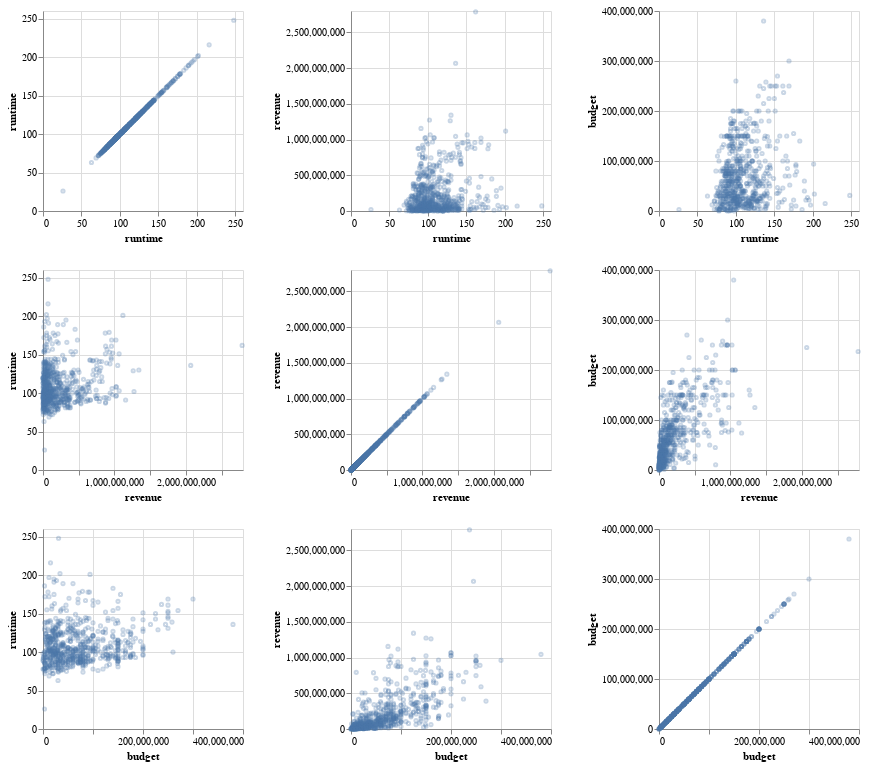

This figure's notebook cell:
### Markdown cell above
When we don't give any named parameters to `repeat` and `alt.repeat`,
they use the default,
which is `repeat` and then you can wrap with `columns=2` if you want more than one row.
We could use this technique to create a what is usually called a scatter plot matrix (or pairplot),
where we repeat numerical columns on both axes to investigate their pairwise relationships.

### Code cell
alt.Chart(movies).mark_point(opacity=0.3, size=10).encode(
     alt.X(alt.repeat('row')).type('quantitative'),
     alt.Y(alt.repeat('column')).type('quantitative')
).properties(
    width=200,
    height=200
).repeat(
    column=['runtime', 'revenue', 'budget'],
    row=['runtime', 'revenue', 'budget']
)

### Figure 1 — Vega specification as saved in the notebook (floating-point values rounded to 4 significant figures; data arrays with more than 128 entries replaced by an {"elided": "..."} marker saying what was removed)
{"$schema": "https://vega.github.io/schema/vega/v5.json", "data": [{"name": "source_0"}, {"name": "data_0", "values": {"elided": "680 records"}}, {"name": "data_1", "values": {"elided": "680 records"}}, {"name": "data_2", "values": {"elided": "680 records"}}, {"name": "data_3", "values": {"elided": "680 records"}}, {"name": "data_4", "values": {"elided": "680 records"}}, {"name": "data_5", "values": {"elided": "680 records"}}, {"name": "data_0_child__row_runtimecolumn_runtime_x_domain_runtime", "values": [{"min": 26, "max": 248}]}, {"name": "data_0_child__row_runtimecolumn_runtime_y_domain_runtime", "values": [{"min": 26, "max": 248}]}, {"name": "data_1_child__row_runtimecolumn_revenue_x_domain_runtime", "values": [{"min": 26, "max": 248}]}, {"name": "data_1_child__row_runtimecolumn_revenue_y_domain_revenue", "values": [{"min": 16, "max": 2787965087}]}, {"name": "data_2_child__row_runtimecolumn_budget_x_domain_runtime", "values": [{"min": 26, "max": 248}]}, {"name": "data_2_child__row_runtimecolumn_budget_y_domain_budget", "values": [{"min": 8, "max": 380000000}]}, {"name": "data_1_child__row_revenuecolumn_runtime_x_domain_revenue", "values": [{"min": 16, "max": 2787965087}]}, {"name": "data_1_child__row_revenuecolumn_runtime_y_domain_runtime", "values": [{"min": 26, "max": 248}]}, {"name": "data_3_child__row_revenuecolumn_revenue_x_domain_revenue", "values": [{"min": 16, "max": 2787965087}]}, {"name": "data_3_child__row_revenuecolumn_revenue_y_domain_revenue", "values": [{"min": 16, "max": 2787965087}]}, {"name": "data_4_child__row_revenuecolumn_budget_x_domain_revenue", "values": [{"min": 16, "max": 2787965087}]}, {"name": "data_4_child__row_revenuecolumn_budget_y_domain_budget", "values": [{"min": 8, "max": 380000000}]}, {"name": "data_2_child__row_budgetcolumn_runtime_x_domain_budget", "values": [{"min": 8, "max": 380000000}]}, {"name": "data_2_child__row_budgetcolumn_runtime_y_domain_runtime", "values": [{"min": 26, "max": 248}]}, {"name": "data_4_child__row_budgetcolumn_revenue_x_domain_budget", "values": [{"min": 8, "max": 380000000}]}, {"name": "data_4_child__row_budgetcolumn_revenue_y_domain_revenue", "values": [{"min": 16, "max": 2787965087}]}, {"name": "data_5_child__row_budgetcolumn_budget_x_domain_budget", "values": [{"min": 8, "max": 380000000}]}, {"name": "data_5_child__row_budgetcolumn_budget_y_domain_budget", "values": [{"min": 8, "max": 380000000}]}], "signals": [{"name": "childWidth", "value": 200}, {"name": "childHeight", "value": 200}], "marks": [{"type": "group", "name": "child__row_runtimecolumn_runtime_group", "encode": {"update": {"width": {"signal": "childWidth"}, "height": {"signal": "childHeight"}}}, "marks": [{"type": "symbol", "name": "child__row_runtimecolumn_runtime_marks", "from": {"data": "data_0"}, "encode": {"update": {"opacity": {"value": 0.3}, "y": {"field": "runtime", "scale": "child__row_runtimecolumn_runtime_y"}, "size": {"value": 10}, "fill": {"value": "transparent"}, "stroke": {"value": "#4c78a8"}, "x": {"field": "runtime", "scale": "child__row_runtimecolumn_runtime_x"}}}, "style": ["point"]}], "axes": [{"scale": "child__row_runtimecolumn_runtime_x", "gridScale": "child__row_runtimecolumn_runtime_y", "maxExtent": 0, "orient": "bottom", "tickCount": {"signal": "ceil(childWidth/40)"}, "aria": false, "zindex": 0, "minExtent": 0, "labels": false, "ticks": false, "grid": true, "domain": false}, {"scale": "child__row_runtimecolumn_runtime_y", "domain": false, "orient": "left", "gridScale": "child__row_runtimecolumn_runtime_x", "labels": false, "maxExtent": 0, "minExtent": 0, "grid": true, "ticks": false, "aria": false, "tickCount": {"signal": "ceil(childHeight/40)"}, "zindex": 0}, {"scale": "child__row_runtimecolumn_runtime_x", "grid": false, "zindex": 0, "orient": "bottom", "title": "runtime", "labelOverlap": true, "labelFlush": true, "tickCount": {"signal": "ceil(childWidth/40)"}}, {"scale": "child__row_runtimecolumn_runtime_y", "orient": "left", "title": "runtime", "tickCount": {"signal": "ceil(childHeight/40)"}, "zindex": 0, "grid": false, "labelOverlap": true}], "style": "cell"}, {"type": "group", "name": "child__row_runtimecolumn_revenue_group", "encode": {"update": {"width": {"signal": "childWidth"}, "height": {"signal": "childHeight"}}}, "marks": [{"type": "symbol", "name": "child__row_runtimecolumn_revenue_marks", "from": {"data": "data_1"}, "encode": {"update": {"fill": {"value": "transparent"}, "stroke": {"value": "#4c78a8"}, "y": {"field": "revenue", "scale": "child__row_runtimecolumn_revenue_y"}, "opacity": {"value": 0.3}, "size": {"value": 10}, "x": {"field": "runtime", "scale": "child__row_runtimecolumn_revenue_x"}}}, "style": ["point"]}], "axes": [{"scale": "child__row_runtimecolumn_revenue_x", "grid": true, "labels": false, "aria": false, "maxExtent": 0, "orient": "bottom", "tickCount": {"signal": "ceil(childWidth/40)"}, "gridScale": "child__row_runtimecolumn_revenue_y", "minExtent": 0, "ticks": false, "zindex": 0, "domain": false}, {"scale": "child__row_runtimecolumn_revenue_y", "orient": "left", "minExtent": 0, "ticks": false, "labels": false, "zindex": 0, "domain": false, "grid": true, "maxExtent": 0, "aria": false, "tickCount": {"signal": "ceil(childHeight/40)"}, "gridScale": "child__row_runtimecolumn_revenue_x"}, {"scale": "child__row_runtimecolumn_revenue_x", "orient": "bottom", "labelFlush": true, "zindex": 0, "tickCount": {"signal": "ceil(childWidth/40)"}, "labelOverlap": true, "title": "runtime", "grid": false}, {"scale": "child__row_runtimecolumn_revenue_y", "orient": "left", "title": "revenue", "labelOverlap": true, "tickCount": {"signal": "ceil(childHeight/40)"}, "zindex": 0, "grid": false}], "style": "cell"}, {"type": "group", "name": "child__row_runtimecolumn_budget_group", "encode": {"update": {"height": {"signal": "childHeight"}, "width": {"signal": "childWidth"}}}, "marks": [{"type": "symbol", "name": "child__row_runtimecolumn_budget_marks", "from": {"data": "data_2"}, "encode": {"update": {"y": {"field": "budget", "scale": "child__row_runtimecolumn_budget_y"}, "opacity": {"value": 0.3}, "size": {"value": 10}, "fill": {"value": "transparent"}, "x": {"field": "runtime", "scale": "child__row_runtimecolumn_budget_x"}, "stroke": {"value": "#4c78a8"}}}, "style": ["point"]}], "axes": [{"scale": "child__row_runtimecolumn_budget_x", "gridScale": "child__row_runtimecolumn_budget_y", "maxExtent": 0, "domain": false, "ticks": false, "tickCount": {"signal": "ceil(childWidth/40)"}, "zindex": 0, "orient": "bottom", "grid": true, "aria": false, "minExtent": 0, "labels": false}, {"scale": "child__row_runtimecolumn_budget_y", "ticks": false, "gridScale": "child__row_runtimecolumn_budget_x", "orient": "left", "domain": false, "zindex": 0, "labels": false, "tickCount": {"signal": "ceil(childHeight/40)"}, "maxExtent": 0, "grid": true, "aria": false, "minExtent": 0}, {"scale": "child__row_runtimecolumn_budget_x", "tickCount": {"signal": "ceil(childWidth/40)"}, "zindex": 0, "title": "runtime", "orient": "bottom", "grid": false, "labelFlush": true, "labelOverlap": true}, {"scale": "child__row_runtimecolumn_budget_y", "title": "budget", "orient": "left", "labelOverlap": true, "zindex": 0, "tickCount": {"signal": "ceil(childHeight/40)"}, "grid": false}], "style": "cell"}, {"type": "group", "name": "child__row_revenuecolumn_runtime_group", "encode": {"update": {"height": {"signal": "childHeight"}, "width": {"signal": "childWidth"}}}, "marks": [{"type": "symbol", "name": "child__row_revenuecolumn_runtime_marks", "from": {"data": "data_1"}, "encode": {"update": {"y": {"field": "runtime", "scale": "child__row_revenuecolumn_runtime_y"}, "size": {"value": 10}, "fill": {"value": "transparent"}, "x": {"field": "revenue", "scale": "child__row_revenuecolumn_runtime_x"}, "stroke": {"value": "#4c78a8"}, "opacity": {"value": 0.3}}}, "style": ["point"]}], "axes": [{"scale": "child__row_revenuecolumn_runtime_x", "orient": "bottom", "ticks": false, "zindex": 0, "tickCount": {"signal": "ceil(childWidth/40)"}, "aria": false, "grid": true, "gridScale": "child__row_revenuecolumn_runtime_y", "domain": false, "labels": false, "minExtent": 0, "maxExtent": 0}, {"scale": "child__row_revenuecolumn_runtime_y", "domain": false, "gridScale": "child__row_revenuecolumn_runtime_x", "tickCount": {"signal": "ceil(childHeight/40)"}, "labels": false, "orient": "left", "maxExtent": 0, "minExtent": 0, "ticks": false, "grid": true, "zindex": 0, "aria": false}, {"scale": "child__row_revenuecolumn_runtime_x", "tickCount": {"signal": "ceil(childWidth/40)"}, "title": "revenue", "orient": "bottom", "grid": false, "labelFlush": true, "labelOverlap": true, "zindex": 0}, {"scale": "child__row_revenuecolumn_runtime_y", "tickCount": {"signal": "ceil(childHeight/40)"}, "orient": "left", "grid": false, "title": "runtime", "zindex": 0, "labelOverlap": true}], "style": "cell"}, {"type": "group", "name": "child__row_revenuecolumn_revenue_group", "encode": {"update": {"width": {"signal": "childWidth"}, "height": {"signal": "childHeight"}}}, "marks": [{"type": "symbol", "name": "child__row_revenuecolumn_revenue_marks", "from": {"data": "data_3"}, "encode": {"update": {"stroke": {"value": "#4c78a8"}, "size": {"value": 10}, "opacity": {"value": 0.3}, "fill": {"value": "transparent"}, "x": {"field": "revenue", "scale": "child__row_revenuecolumn_revenue_x"}, "y": {"field": "revenue", "scale": "child__row_revenuecolumn_revenue_y"}}}, "style": ["point"]}], "axes": [{"scale": "child__row_revenuecolumn_revenue_x", "gridScale": "child__row_revenuecolumn_revenue_y", "grid": true, "minExtent": 0, "ticks": false, "tickCount": {"signal": "ceil(childWidth/40)"}, "orient": "bottom", "domain": false, "maxExtent": 0, "zindex": 0, "aria": false, "labels": false}, {"scale": "child__row_revenuecolumn_revenue_y", "labels": false, "maxExtent": 0, "zindex": 0, "gridScale": "child__row_revenuecolumn_revenue_x", "aria": false, "ticks": false, "orient": "left", "tickCount": {"signal": "ceil(childHeight/40)"}, "domain": false, "grid": true, "minExtent": 0}, {"scale": "child__row_revenuecolumn_revenue_x", "zindex": 0, "labelFlush": true, "tickCount": {"signal": "ceil(childWidth/40)"}, "title": "revenue", "labelOverlap": true, "orient": "bottom", "grid": false}, {"scale": "child__row_revenuecolumn_revenue_y", "grid": false, "tickCount": {"signal": "ceil(childHeight/40)"}, "labelOverlap": true, "zindex": 0, "title": "revenue", "orient": "left"}], "style": "cell"}, {"type": "group", "name": "child__row_revenuecolumn_budget_group", "encode": {"update": {"height": {"signal": "childHeight"}, "width": {"signal": "childWidth"}}}, "marks": [{"type": "symbol", "name": "child__row_revenuecolumn_budget_marks", "from": {"data": "data_4"}, "encode": {"update": {"size": {"value": 10}, "y": {"field": "budget", "scale": "child__row_revenuecolumn_budget_y"}, "x": {"field": "revenue", "scale": "child__row_revenuecolumn_budget_x"}, "fill": {"value": "transparent"}, "stroke": {"value": "#4c78a8"}, "opacity": {"value": 0.3}}}, "style": ["point"]}], "axes": [{"scale": "child__row_revenuecolumn_budget_x", "labels": false, "gridScale": "child__row_revenuecolumn_budget_y", "aria": false, "minExtent": 0, "ticks": false, "tickCount": {"signal": "ceil(childWidth/40)"}, "zindex": 0, "grid": true, "orient": "bottom", "domain": false, "maxExtent": 0}, {"scale": "child__row_revenuecolumn_budget_y", "grid": true, "domain": false, "labels": false, "tickCount": {"signal": "ceil(childHeight/40)"}, "minExtent": 0, "orient": "left", "gridScale": "child__row_revenuecolumn_budget_x", "maxExtent": 0, "zindex": 0, "aria": false, "ticks": false}, {"scale": "child__row_revenuecolumn_budget_x", "tickCount": {"signal": "ceil(childWidth/40)"}, "labelFlush": true, "labelOverlap": true, "zindex": 0, "title": "revenue", "grid": false, "orient": "bottom"}, {"scale": "child__row_revenuecolumn_budget_y", "grid": false, "tickCount": {"signal": "ceil(childHeight/40)"}, "orient": "left", "zindex": 0, "title": "budget", "labelOverlap": true}], "style": "cell"}, {"type": "group", "name": "child__row_budgetcolumn_runtime_group", "encode": {"update": {"width": {"signal": "childWidth"}, "height": {"signal": "childHeight"}}}, "marks": [{"type": "symbol", "name": "child__row_budgetcolumn_runtime_marks", "from": {"data": "data_2"}, "encode": {"update": {"fill": {"value": "transparent"}, "y": {"field": "runtime", "scale": "child__row_budgetcolumn_runtime_y"}, "stroke": {"value": "#4c78a8"}, "x": {"field": "budget", "scale": "child__row_budgetcolumn_runtime_x"}, "opacity": {"value": 0.3}, "size": {"value": 10}}}, "style": ["point"]}], "axes": [{"scale": "child__row_budgetcolumn_runtime_x", "grid": true, "ticks": false, "labels": false, "zindex": 0, "orient": "bottom", "minExtent": 0, "gridScale": "child__row_budgetcolumn_runtime_y", "aria": false, "tickCount": {"signal": "ceil(childWidth/40)"}, "domain": false, "maxExtent": 0}, {"scale": "child__row_budgetcolumn_runtime_y", "minExtent": 0, "maxExtent": 0, "ticks": false, "grid": true, "tickCount": {"signal": "ceil(childHeight/40)"}, "labels": false, "gridScale": "child__row_budgetcolumn_runtime_x", "orient": "left", "zindex": 0, "domain": false, "aria": false}, {"scale": "child__row_budgetcolumn_runtime_x", "labelOverlap": true, "orient": "bottom", "labelFlush": true, "title": "budget", "grid": false, "zindex": 0, "tickCount": {"signal": "ceil(childWidth/40)"}}, {"scale": "child__row_budgetcolumn_runtime_y", "orient": "left", "grid": false, "labelOverlap": true, "zindex": 0, "title": "runtime", "tickCount": {"signal": "ceil(childHeight/40)"}}], "style": "cell"}, {"type": "group", "name": "child__row_budgetcolumn_revenue_group", "encode": {"update": {"height": {"signal": "childHeight"}, "width": {"signal": "childWidth"}}}, "marks": [{"type": "symbol", "name": "child__row_budgetcolumn_revenue_marks", "from": {"data": "data_4"}, "encode": {"update": {"fill": {"value": "transparent"}, "x": {"field": "budget", "scale": "child__row_budgetcolumn_revenue_x"}, "y": {"field": "revenue", "scale": "child__row_budgetcolumn_revenue_y"}, "stroke": {"value": "#4c78a8"}, "opacity": {"value": 0.3}, "size": {"value": 10}}}, "style": ["point"]}], "axes": [{"scale": "child__row_budgetcolumn_revenue_x", "orient": "bottom", "ticks": false, "labels": false, "domain": false, "tickCount": {"signal": "ceil(childWidth/40)"}, "zindex": 0, "gridScale": "child__row_budgetcolumn_revenue_y", "maxExtent": 0, "grid": true, "minExtent": 0, "aria": false}, {"scale": "child__row_budgetcolumn_revenue_y", "gridScale": "child__row_budgetcolumn_revenue_x", "tickCount": {"signal": "ceil(childHeight/40)"}, "orient": "left", "domain": false, "zindex": 0, "ticks": false, "grid": true, "maxExtent": 0, "aria": false, "minExtent": 0, "labels": false}, {"scale": "child__row_budgetcolumn_revenue_x", "labelOverlap": true, "zindex": 0, "title": "budget", "orient": "bottom", "grid": false, "tickCount": {"signal": "ceil(childWidth/40)"}, "labelFlush": true}, {"scale": "child__row_budgetcolumn_revenue_y", "grid": false, "orient": "left", "title": "revenue", "labelOverlap": true, "tickCount": {"signal": "ceil(childHeight/40)"}, "zindex": 0}], "style": "cell"}, {"type": "group", "name": "child__row_budgetcolumn_budget_group", "encode": {"update": {"width": {"signal": "childWidth"}, "height": {"signal": "childHeight"}}}, "marks": [{"type": "symbol", "name": "child__row_budgetcolumn_budget_marks", "from": {"data": "data_5"}, "encode": {"update": {"stroke": {"value": "#4c78a8"}, "y": {"field": "budget", "scale": "child__row_budgetcolumn_budget_y"}, "fill": {"value": "transparent"}, "size": {"value": 10}, "opacity": {"value": 0.3}, "x": {"field": "budget", "scale": "child__row_budgetcolumn_budget_x"}}}, "style": ["point"]}], "axes": [{"scale": "child__row_budgetcolumn_budget_x", "gridScale": "child__row_budgetcolumn_budget_y", "maxExtent": 0, "domain": false, "tickCount": {"signal": "ceil(childWidth/40)"}, "minExtent": 0, "ticks": false, "zindex": 0, "labels": false, "aria": false, "grid": true, "orient": "bottom"}, {"scale": "child__row_budgetcolumn_budget_y", "minExtent": 0, "domain": false, "gridScale": "child__row_budgetcolumn_budget_x", "orient": "left", "tickCount": {"signal": "ceil(childHeight/40)"}, "aria": false, "labels": false, "maxExtent": 0, "ticks": false, "zindex": 0, "grid": true}, {"scale": "child__row_budgetcolumn_budget_x", "labelOverlap": true, "tickCount": {"signal": "ceil(childWidth/40)"}, "zindex": 0, "orient": "bottom", "labelFlush": true, "grid": false, "title": "budget"}, {"scale": "child__row_budgetcolumn_budget_y", "zindex": 0, "orient": "left", "title": "budget", "labelOverlap": true, "grid": false, "tickCount": {"signal": "ceil(childHeight/40)"}}], "style": "cell"}], "scales": [{"name": "child__row_runtimecolumn_runtime_x", "type": "linear", "domain": [{"signal": "(data(\"data_0_child__row_runtimecolumn_runtime_x_domain_runtime\")[0] || {}).min"}, {"signal": "(data(\"data_0_child__row_runtimecolumn_runtime_x_domain_runtime\")[0] || {}).max"}], "range": [0, {"signal": "childWidth"}], "nice": true, "zero": true}, {"name": "child__row_runtimecolumn_runtime_y", "type": "linear", "domain": [{"signal": "(data(\"data_0_child__row_runtimecolumn_runtime_y_domain_runtime\")[0] || {}).min"}, {"signal": "(data(\"data_0_child__row_runtimecolumn_runtime_y_domain_runtime\")[0] || {}).max"}], "range": [{"signal": "childHeight"}, 0], "zero": true, "nice": true}, {"name": "child__row_runtimecolumn_revenue_x", "type": "linear", "domain": [{"signal": "(data(\"data_1_child__row_runtimecolumn_revenue_x_domain_runtime\")[0] || {}).min"}, {"signal": "(data(\"data_1_child__row_runtimecolumn_revenue_x_domain_runtime\")[0] || {}).max"}], "range": [0, {"signal": "childWidth"}], "zero": true, "nice": true}, {"name": "child__row_runtimecolumn_revenue_y", "type": "linear", "domain": [{"signal": "(data(\"data_1_child__row_runtimecolumn_revenue_y_domain_revenue\")[0] || {}).min"}, {"signal": "(data(\"data_1_child__row_runtimecolumn_revenue_y_domain_revenue\")[0] || {}).max"}], "range": [{"signal": "childHeight"}, 0], "zero": true, "nice": true}, {"name": "child__row_runtimecolumn_budget_x", "type": "linear", "domain": [{"signal": "(data(\"data_2_child__row_runtimecolumn_budget_x_domain_runtime\")[0] || {}).min"}, {"signal": "(data(\"data_2_child__row_runtimecolumn_budget_x_domain_runtime\")[0] || {}).max"}], "range": [0, {"signal": "childWidth"}], "nice": true, "zero": true}, {"name": "child__row_runtimecolumn_budget_y", "type": "linear", "domain": [{"signal": "(data(\"data_2_child__row_runtimecolumn_budget_y_domain_budget\")[0] || {}).min"}, {"signal": "(data(\"data_2_child__row_runtimecolumn_budget_y_domain_budget\")[0] || {}).max"}], "range": [{"signal": "childHeight"}, 0], "nice": true, "zero": true}, {"name": "child__row_revenuecolumn_runtime_x", "type": "linear", "domain": [{"signal": "(data(\"data_1_child__row_revenuecolumn_runtime_x_domain_revenue\")[0] || {}).min"}, {"signal": "(data(\"data_1_child__row_revenuecolumn_runtime_x_domain_revenue\")[0] || {}).max"}], "range": [0, {"signal": "childWidth"}], "nice": true, "zero": true}, {"name": "child__row_revenuecolumn_runtime_y", "type": "linear", "domain": [{"signal": "(data(\"data_1_child__row_revenuecolumn_runtime_y_domain_runtime\")[0] || {}).min"}, {"signal": "(data(\"data_1_child__row_revenuecolumn_runtime_y_domain_runtime\")[0] || {}).max"}], "range": [{"signal": "childHeight"}, 0], "zero": true, "nice": true}, {"name": "child__row_revenuecolumn_revenue_x", "type": "linear", "domain": [{"signal": "(data(\"data_3_child__row_revenuecolumn_revenue_x_domain_revenue\")[0] || {}).min"}, {"signal": "(data(\"data_3_child__row_revenuecolumn_revenue_x_domain_revenue\")[0] || {}).max"}], "range": [0, {"signal": "childWidth"}], "nice": true, "zero": true}, {"name": "child__row_revenuecolumn_revenue_y", "type": "linear", "domain": [{"signal": "(data(\"data_3_child__row_revenuecolumn_revenue_y_domain_revenue\")[0] || {}).min"}, {"signal": "(data(\"data_3_child__row_revenuecolumn_revenue_y_domain_revenue\")[0] || {}).max"}], "range": [{"signal": "childHeight"}, 0], "zero": true, "nice": true}, {"name": "child__row_revenuecolumn_budget_x", "type": "linear", "domain": [{"signal": "(data(\"data_4_child__row_revenuecolumn_budget_x_domain_revenue\")[0] || {}).min"}, {"signal": "(data(\"data_4_child__row_revenuecolumn_budget_x_domain_revenue\")[0] || {}).max"}], "range": [0, {"signal": "childWidth"}], "nice": true, "zero": true}, {"name": "child__row_revenuecolumn_budget_y", "type": "linear", "domain": [{"signal": "(data(\"data_4_child__row_revenuecolumn_budget_y_domain_budget\")[0] || {}).min"}, {"signal": "(data(\"data_4_child__row_revenuecolumn_budget_y_domain_budget\")[0] || {}).max"}], "range": [{"signal": "childHeight"}, 0], "nice": true, "zero": true}, {"name": "child__row_budgetcolumn_runtime_x", "type": "linear", "domain": [{"signal": "(data(\"data_2_child__row_budgetcolumn_runtime_x_domain_budget\")[0] || {}).min"}, {"signal": "(data(\"data_2_child__row_budgetcolumn_runtime_x_domain_budget\")[0] || {}).max"}], "range": [0, {"signal": "childWidth"}], "nice": true, "zero": true}, {"name": "child__row_budgetcolumn_runtime_y", "type": "linear", "domain": [{"signal": "(data(\"data_2_child__row_budgetcolumn_runtime_y_domain_runtime\")[0] || {}).min"}, {"signal": "(data(\"data_2_child__row_budgetcolumn_runtime_y_domain_runtime\")[0] || {}).max"}], "range": [{"signal": "childHeight"}, 0], "zero": true, "nice": true}, {"name": "child__row_budgetcolumn_revenue_x", "type": "linear", "domain": [{"signal": "(data(\"data_4_child__row_budgetcolumn_revenue_x_domain_budget\")[0] || {}).min"}, {"signal": "(data(\"data_4_child__row_budgetcolumn_revenue_x_domain_budget\")[0] || {}).max"}], "range": [0, {"signal": "childWidth"}], "nice": true, "zero": true}, {"name": "child__row_budgetcolumn_revenue_y", "type": "linear", "domain": [{"signal": "(data(\"data_4_child__row_budgetcolumn_revenue_y_domain_revenue\")[0] || {}).min"}, {"signal": "(data(\"data_4_child__row_budgetcolumn_revenue_y_domain_revenue\")[0] || {}).max"}], "range": [{"signal": "childHeight"}, 0], "zero": true, "nice": true}, {"name": "child__row_budgetcolumn_budget_x", "type": "linear", "domain": [{"signal": "(data(\"data_5_child__row_budgetcolumn_budget_x_domain_budget\")[0] || {}).min"}, {"signal": "(data(\"data_5_child__row_budgetcolumn_budget_x_domain_budget\")[0] || {}).max"}], "range": [0, {"signal": "childWidth"}], "nice": true, "zero": true}, {"name": "child__row_budgetcolumn_budget_y", "type": "linear", "domain": [{"signal": "(data(\"data_5_child__row_budgetcolumn_budget_y_domain_budget\")[0] || {}).min"}, {"signal": "(data(\"data_5_child__row_budgetcolumn_budget_y_domain_budget\")[0] || {}).max"}], "range": [{"signal": "childHeight"}, 0], "zero": true, "nice": true}], "background": "white", "padding": 5, "layout": {"padding": 20, "columns": 3, "bounds": "full", "align": "all"}}
